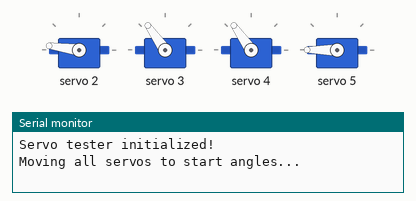
A sketch run on a simulated Arduino Uno, built with avr-gcc and run on an emulated ATmega328P. Parts: 4 × servo, the last lines printed to the serial monitor.

Above: at 0.05 s.
At 2.15 s:
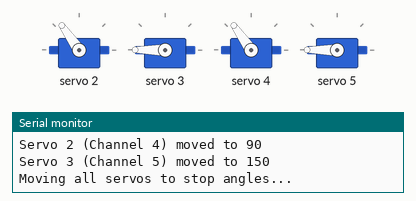
At 4.2 s:
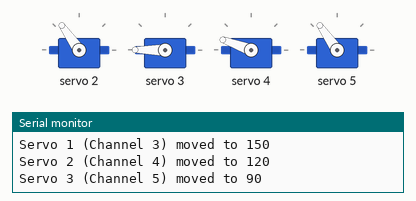
Timing chart, 0 to 5.5 s (numbered marks = the images above):
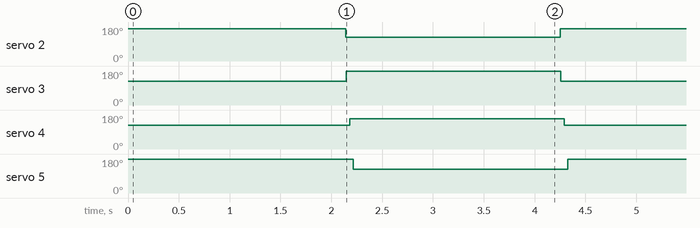

Measured:
- by itself, servo 2: alternates 172° for 2.1 s and 125° for 2.1 s
- by itself, servo 3, servo 5: alternates 180° for 2.1 s and 125° for 2.1 s
- by itself, servo 4: alternates 160° for 2.1 s and 125° for 2.1 s

The sketch:

Blinking.INO
```cpp
  #include <Wire.h>
  #include <Adafruit_PWMServoDriver.h>

  // Create the PCA9685 object
  Adafruit_PWMServoDriver pwm = Adafruit_PWMServoDriver();

  // Servo settings
  #define SERVOMIN 150   // Minimum pulse length count (adjust based on your servo)
  #define SERVOMAX 600   // Maximum pulse length count (adjust based on your servo)

  // Servo angle ranges (in degrees)
  int servoAngles[4][2] = {
    {130, 90},  // Servo 0 (Channel 0)
    {90, 150}, // Servo 1 (Channel 4, remapped due to Channel 1 issue)
    {90, 120},  // Servo 2 (Channel 2)
    {150, 90}  // Servo 3 (Channel 3)
  };

  // Corresponding servo channels
  int servoChannels[4] = {2, 3, 4, 5};

  // Map angle to PCA9685 pulse length
  int angleToPulse(int angle) {
    return map(angle, 0, 180, SERVOMIN, SERVOMAX);
  }

  // Move all servos to a specific angle
  void moveAllServosToAngle(bool toStartAngle) {
    for (int i = 0; i < 4; i++) {
      int angle = toStartAngle ? servoAngles[i][0] : servoAngles[i][1];
      pwm.setPWM(servoChannels[i], 0, angleToPulse(angle));
      Serial.print("Servo ");
      Serial.print(i);
      Serial.print(" (Channel ");
      Serial.print(servoChannels[i]);
      Serial.print(") moved to ");
      Serial.println(angle);
    }
  }

  void setup() {
    Serial.begin(9600);  // Start serial communication
    pwm.begin();
    pwm.setPWMFreq(50); // Set frequency to 50 Hz for servos
    Serial.println("Servo tester initialized!");
  }

  void loop() {
    // Move all servos to their start angles
    Serial.println("Moving all servos to start angles...");
    moveAllServosToAngle(true);
    delay(2000); // Wait 2 seconds at the start angles

    // Move all servos to their stop angles
    Serial.println("Moving all servos to stop angles...");
    moveAllServosToAngle(false);
    delay(2000); // Wait 2 seconds at the stop angles
  }
```
